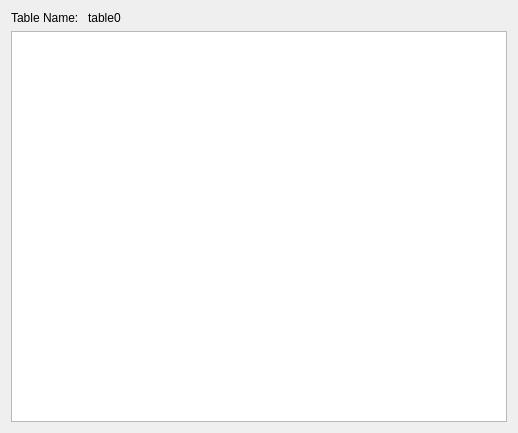
<?xml version="1.0" encoding="UTF-8"?>
<ui version="4.0">
 <class>TableContentViewWidget</class>
 <widget class="QWidget" name="TableContentViewWidget">
  <property name="geometry">
   <rect>
    <x>0</x>
    <y>0</y>
    <width>518</width>
    <height>433</height>
   </rect>
  </property>
  <property name="windowTitle">
   <string>TableContentView</string>
  </property>
  <layout class="QVBoxLayout" name="TableContentViewLayout">
   <item>
    <layout class="QFormLayout" name="tableNamaFormLayout">
     <item row="0" column="0">
      <widget class="QLabel" name="tableNameLabel">
       <property name="text">
        <string>Table Name: </string>
       </property>
      </widget>
     </item>
     <item row="0" column="1">
      <widget class="QLabel" name="tableNameValueLabel">
       <property name="text">
        <string>table0</string>
       </property>
      </widget>
     </item>
    </layout>
   </item>
   <item>
    <widget class="QTableWidget" name="tableWidget"/>
   </item>
  </layout>
 </widget>
 <resources/>
 <connections/>
</ui>
